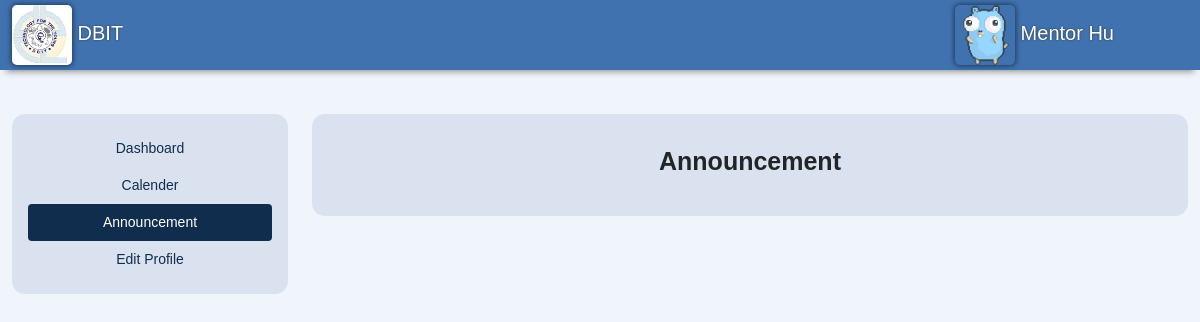
Page /studentAnnoucement (signed in) on the committed database.
### accounts/models.py (models this page shows, shortened)
class User(AbstractUser):
    usr_id = models.CharField(max_length=50, unique=True)
    username = None
    email = models.EmailField(max_length=255, unique=True)
    created_on = models.DateTimeField(auto_now_add=True)
    is_active = models.BooleanField(default=True)
    is_staff = models.BooleanField(default=False)
    is_superuser = models.BooleanField(default=False)
    first_name = models.CharField(max_length=50, null=True)
    last_name = models.CharField(max_length=50, null=True)
    middle_name = models.CharField(max_length=50, null=True)
    phone = models.CharField(max_length=10, null=True, blank=True)
    profile_img = models.ImageField(
        default='logo.png', null=True, blank=True, upload_to='images/')
    USERNAME_FIELD = 'email'
    REQUIRED_FIELDS = ['usr_id', ]
    objects = CustomUserManager()

### Announcement/views.py (the view)
# urls.py: path('studentAnnoucement', views.studentAnnouncement, name='student-announcement'),
def studentAnnouncement(request):
    return render(request, 'Announcement/student-announcement.html')

### Announcement/notification_processors.py (called while the page is built)
def announcements(request):
    allnotifications= Announcement.objects.all()
    return {'notifications':allnotifications}

def announcement_receiver(request):
    allreceivers= AnnouncementReceiver.objects.all()
    return {'receivers':allreceivers}

### Announcement/templates/Announcement/student-announcement.html (shortened to what this page needs)
{% extends "student.html" %}
{% load static %}
{% block announcementButton %}
<button class="nav-link active nav-pills-link" id="announcement-tab" onClick="window.location.reload();" data-bs-toggle="pill" data-bs-target="#announcement" type="button" role="tab" aria-controls="announcement" aria-selected="false">
  Announcement
</button>
{% endblock %}
{% block announcementContent %}
<div class="tab-pane fade show active" id="announcement" role="tabpanel" aria-labelledby="announcement">
  <div class="tab-pane fade show active m-5 mt-0 mb-0" id="announcement" role="tabpanel" aria-labelledby="announcement">
    <div class="d-flex align-items-center justify-content-center mt-3 mb-3">
      <h1 style="font-size: 25px; justify-content: center;">
        <strong>Announcement</strong>
      </h1>
    </div>
  </div>
</div>
{% endblock %}

### templates/components/navbar.html (shortened to what this page needs)
{% load static %}
<nav class="navbar navbar-main sticky-top navbar-expand-lg pt-0 pb-0">
  <div class="container-fluid">
    <a class="navbar-brand" onClick="window.location.reload();">
      <img src="{% static 'content/logo.png' %}" class="image2" alt="">
      DBIT
    </a>
    <div class="collapse navbar-collapse" id="navbar-content">
      <div class="ms-auto">
        {% if user.is_authenticated %}
        <a class="navbar-brand" onClick="window.location.reload();">
          <img src="{{user.profile_img.url}}" class="image2" alt="{{user.first_name}}">
          {% if user.first_name and user.last_name %}{{user.first_name}} {{user.last_name}} {% endif %}
        </a>
        {% endif %}
      </div>
      <ul class="navbar-nav mr-auto mb-2 mb-lg-0">
        <span class="d-inline-block" id="dark-mode-toggle" tabindex="0" data-bs-toggle="tooltip" data-bs-placement="bottom" title="Toggle Dark Mode">
          <li class="nav-item-main">
            <button type="button" class="btn" data-toggle="button"></button>
          </li>
        </span>
        <span class="d-inline-block" tabindex="0" data-bs-toggle="tooltip" data-bs-placement="bottom" title="Change Password">
          <li class="nav-item-main">
            <a class="nav-link" id="iconifyChangePassword" href="{% url 'ChangePassword' %}">
            </a>
          </li>
        </span>
        <span class="d-inline-block" tabindex="0" data-bs-toggle="tooltip" data-bs-placement="left" title="Log Out">
          <li class="nav-item-main">
            <a class="nav-link" id="iconifyLogOut" href="{% url 'logout' %}">
            </a>
          </li>
        </span>
      </ul>
    </div>
  </div>
</nav>

### MPT/static/css/student.css (style rules this page uses)
.nav-pills .nav-link.active, .nav-pills .show>.nav-link { background-color: var(--btn-bg); color: var(--text-component); }
.nav-pills-link { color: var(--btn-bg); }
.nav-link { color: var(--btn-bg); }

### MPT/static/css/navbar.css (style rules this page uses)
.navbar-main { background-color: var(--navbar-bg); -webkit-box-shadow: 0 8px 6px -6px #999; -moz-box-shadow: 0 8px 6px -6px #999; box-shadow: 0 8px 6px -6px #999; padding: 2px 0; }
.navbar-brand { text-shadow: 0 0 2px #333 !important; }
.nav-item-main > .nav-link, .nav-item-main > .nav-link:focus, .nav-item-main > .nav-link:hover { color: var(--text-component); }

### MPT/static/css/global.css (style rules this page uses)
:root { --nord-0: #2e3440; --nord-1: #3b4252; --nord-2: #434c5e; --nord-3: #4c566a; --nord-4: #d8dee9; --nord-5: #e5e9f0; --nord-6: #eceff4; --nord-7: #8fbcbb; --nord-8: #88c0d0; --nord-9: #81a1c1; --nord-10: #5e81ac; --nord-11: #bf616a; --nord-12: #d08770; --nord-13: #ebcb8b; --nord-14: #a3be8c; --nord-15: #b48ead; --body-bg: #F0F4FB; --navbar-bg: #3F72AF; --btn-bg: #112D4E; --content-bg: #DBE2EF; --text-component: #FFFFFF; --text-body: #000000; }
body { background-color: var(--body-bg); font-size: .875rem; font-family: Arial, Helvetica, sans-serif; overflow-x: hidden; }
a { color: var(--text-component); text-decoration: none; transition: color 0.3s ease; }
.image2 { width: 60px; height: 60px; border-radius: 5px; box-shadow: 0 0 5px 1px rgba(0, 0, 0, 0.5) !important; }

### rows in the picture
User: profile_img (picture), first_name "Mentor", last_name "Hu"
